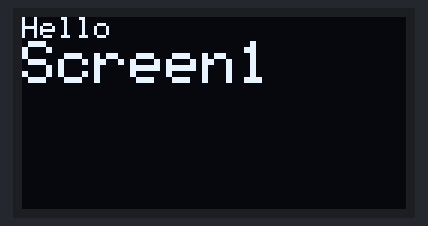
Simulated run of this sketch. Board: Arduino Uno, built with avr-gcc and run on an emulated ATmega328P. Parts: 128×64 one-colour display. What the sketch prints to the serial monitor is not drawn.

Above: at 0.1 s.

The sketch:

OLED_test.ino
```cpp
#include <Wire.h>  // built in library, for I2C communications
#include "SSD1306Ascii.h" // https://github.com/greiman/SSD1306Ascii
#include "SSD1306AsciiWire.h" // https://github.com/greiman/SSD1306Ascii


//******************************************
// 0X3C+SA0 - 0x3C or 0x3D for OLED screen on I2C bus
#define I2C_ADDRESS1 0x3C // for oled1
//#define I2C_ADDRESS2 0x3D // for oled on alternate address

SSD1306AsciiWire oled1; // create OLED display object, using I2C Wire


void setup() {
  // put your setup code here, to run once:
  Serial.begin(57600);
  Serial.println(F("Hello"));
  Serial.println();
  Wire.begin(); // Start the I2C library with default options
  //----------------------------------
  // Start up the oled displays
  oled1.begin(&Adafruit128x64, I2C_ADDRESS1);
  oled1.set400kHz();
  oled1.setFont(Adafruit5x7);
  oled1.clear();
  oled1.print(F("Hello"));
  //----------------------------------


  oled1.println();
  oled1.set2X();
  oled1.print("Screen1");


}

void loop() {
  // put your main code here, to run repeatedly:

}
```
